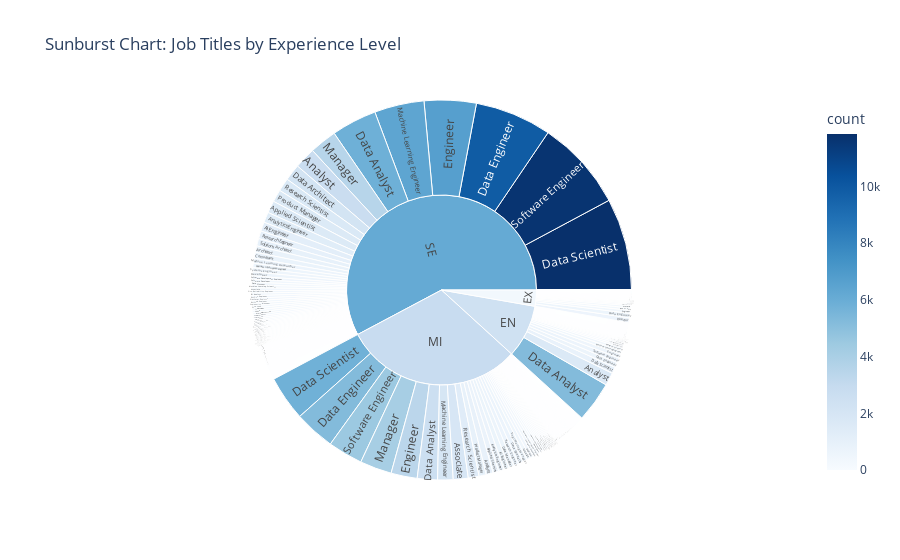

The notebook cell saved with this chart:
### Markdown cell above
Sunburst chart of job titles by experience level and job title with Plotly

### Code cell
sunburst_data = df.groupby(['experience_level', 'job_title']).size().reset_index(name='count')
fig = px.sunburst(sunburst_data, path=['experience_level', 'job_title'], values='count',
                  title='Sunburst Chart: Job Titles by Experience Level',
                  color='count', color_continuous_scale='Blues')
fig.show()

### Figure 1 — Plotly figure (JSON) as saved in the notebook; plotly's stock layout.template omitted (floating-point values rounded to 4 significant figures; data arrays with more than 128 entries replaced by an {"elided": "..."} marker saying what was removed)
{"data": [{"branchvalues": "total", "customdata": {"elided": "941x1 float values"}, "domain": {"x": [0, 1], "y": [0, 1]}, "hovertemplate": "labels=%{label}<br>count_sum=%{value}<br>parent=%{parent}<br>id=%{id}<br>count=%{color}<extra></extra>", "ids": {"elided": "941 str values"}, "labels": {"elided": "941 str values"}, "marker": {"coloraxis": "coloraxis", "colors": {"elided": "941 float values"}}, "name": "", "parents": {"elided": "941 str values"}, "type": "sunburst", "values": {"elided": "941 int values"}}], "layout": {"coloraxis": {"colorbar": {"title": {"text": "count"}}, "colorscale": [[0, "rgb(247,251,255)"], [0.125, "rgb(222,235,247)"], [0.25, "rgb(198,219,239)"], [0.375, "rgb(158,202,225)"], [0.5, "rgb(107,174,214)"], [0.625, "rgb(66,146,198)"], [0.75, "rgb(33,113,181)"], [0.875, "rgb(8,81,156)"], [1, "rgb(8,48,107)"]]}, "legend": {"tracegroupgap": 0}, "title": {"text": "Sunburst Chart: Job Titles by Experience Level"}}}
